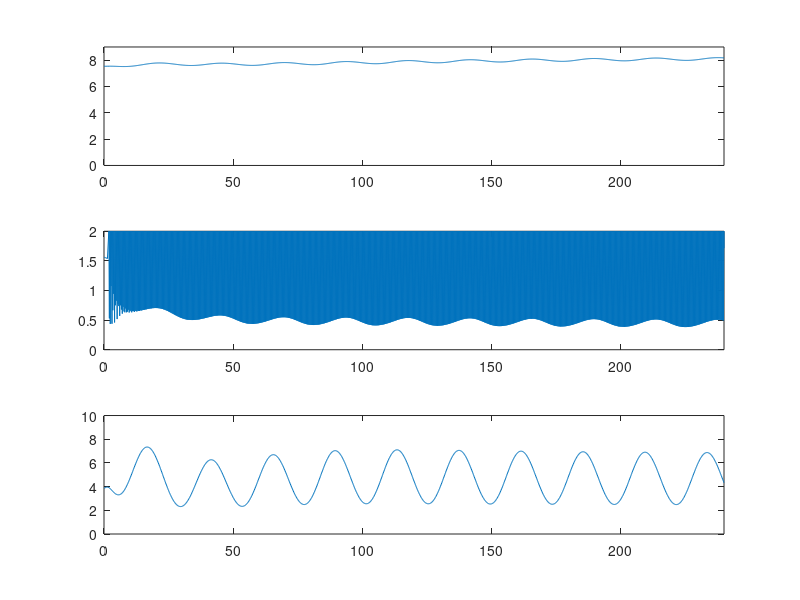

Reproduce this figure in MATLAB.
% original version w/o time delays
% Thyroid hormone equations implementation based on 
% May 10, 2012 equations.
% $ octave
% octave:1> thysimnotimedelay
clc; clear all;

global p1 p2 p3 p4 p5 p6 p7 p8 p9 p10 p11 p12 p13 p14 p15 p16 p17 p18 p19;
global p20 p21 p22 p23 p24 p25 p26 p27 p28 p29 p30 p31 p32 p33 p34 p35 p36;
global p37 p38 p39 p40 p41 p42 p43 p44 p45 p46 p47 p48 u1 u4;

u1 = 0;        %194.439722;
u4 = 0;

p1 = 0.00168;               %S4
p2 = 8;                     %tau
p3 = 0.868;                 %k12
p4 = 0.108;                 %k13
p5 = 584;                   %k31free
p6 = 1503;                  %k21free
p7 = 0.000289;              %A
p8 = 0.000214;              %B
p9 = 0.000128;              %C
p10 = -8.83*10^-6;          %D
p11 = 0.881;                %k4absorb
p12 = 0.0189;               %k02
p13 = 3.85*10^-4;           %VmaxD1fast
p14 = 2.85;                 %KmD1fast
p15 = 6.63*10^-4;           %VmaxD1slow
p16 = 95;                   %KmD1slow
p17 = 0.00109;              %VmaxD2slow
p18 = 0.075;                %KmD2slow
p19 = 3.71*10^-4;           %S3
p20 = 5.37;                 %k45
p21 = 0.0689;               %k46
p22 = 127;                  %k64free
p23 = 2043;                 %k54free
p24 = 0.00395;              %a
p25 = 0.00185;              %b
p26 = 0.00061;              %c
p27 = 0.000505;             %d
p28 = 0.882;                %k3absorb
p29 = 0.207;                %k05
p30 = 1166;                 %Bzero
p31 = 581;                  %Azero
p32 = 2.37;                 %Amax
p33 = -3.71;                %phi
p34 = 0.53;                 %kdegTSH-HYPO
p35 = 0.037;                %VmaxTSH
p36 = 23;                   %K50TSH
p37 = 0.118;                %k3
p38 = 0.29;                 %T4P-EU
p39 = 0.006;                %T3P-EU
p40 = 0.037;                %KdegT3B
p41 = 0.0034;               %KLAG-HYPO
p42 = 5;                    %KLAG
p43 = 1.3;                  %k4dissolve
p44 = 0.119;                %k4excrete
p45 = 1.78;                 %k3dissolve
p46 = 0.118;                %k3excrete
p47 = 3;                    %Vp
p48 = 3.5;                  %VTSH

% Equations are in a separate function
function [dqdt] = ODEss(t,q)
global p1 p2 p3 p4 p5 p6 p7 p8 p9 p10 p11 p12 p13 p14 p15 p16 p17 p18 p19;
global p20 p21 p22 p23 p24 p25 p26 p27 p28 p29 p30 p31 p32 p33 p34 p35 p36;
global p37 p38 p39 p40 p41 p42 p43 p44 p45 p46 p47 p48 u1 u4;

%_____________________________________________________________________
% Auxillaries
%q10init= T4Dose;                                               %T4Dose
%q11init= T3Dose;                                               %T3Dose
q4F= (p24 +p25*q(1) +p26*q(1)^2 +p27*q(1)^3) *q(4);             %FT3p
q1F= (p7 +p8*q(1) +p9*q(1)^2 +p10*q(1)^3) *q(1);                %FT4p
SR3= p19*q(7);%%%%%%%%%%% p2 is tau
SR4= p1*q(7);%%%%%%%%%%%%%
fCIRC= 1+(p32/(p31*exp(-q(9)))-1)*(1/(1+exp(10*q(9)-55)));
SRTSH= (p30 +p31*fCIRC*sin(pi/12*t-p33)) *exp(-q(9));
%SRTSH= 0;
fdegTSH= p34 +p35/(p36+q(7));
fLAG= p41 +2*q(8)^11/(p42^11 +q(8)^11);
f4= p37 +5*p37/(1+exp(2*q(8)-7));

%p17 = 4*p15;                                                    %80:20 conversion ratio

%_____________________________________________________________________
% ODEs
q1dot= SR4 +p3*q(2) +p4*q(3) -(p5+p6)*q1F +p11*q(11) +u1;       %T4dot
q2dot= p6*q1F -(p3+p12+ p13/(p14+q(2)))*q(2);                   %T4fast
q3dot= p5*q1F -(p4+ p15/(p16+q(3)) +p17/(p18+q(3)))*q(3);       %T4slow
q4dot= SR3 +p20*q(5) +p21*q(6) -(p22+p23)*q4F +p28*q(13) +u4;   %T3pdot
q5dot= p23*q4F +p13*q(2)/(p14+q(2)) -(p20+p29)*q(5);            %T3fast
q6dot= p22*q4F +p15*q(3)/(p16+q(3)) +p17*q(3)/(p18+q(3))-p21*q(6);%T3slow
q7dot= SRTSH -fdegTSH*q(7);                                     %TSHp
q8dot= f4/p38*q(1) +p37/p39*q(4) -p40*q(8);                     %T3B
q9dot= fLAG*(q(8)-q(9));                                        %T3B LAG
q10dot= -p43*q(10);                                             %T4PILLdot
q11dot= p43*q(10) - (p44+p11)*q(11);                            %T4GUTdot
q12dot= -p45*q(12);                                             %T3PILLdot
q13dot= p45*q(12) -(p46+p28)*q(13);                             %T3GUTdot

%_____________________________________________________________________
%Outputs
y1= 777*q(1)/(10*p47);
y4= 651*q(4)/p47;
y7= 5.6*q(7)/p48;
y(1) = y1;
y(2) = y4;
y(3) = y7;
y = y';

%%%%%%%%%%%%%%%%%%%%%%%%%_______________________________________
%ODE vector
dqdt(1)=q1dot;
dqdt(2)=q2dot;
dqdt(3)=q3dot;
dqdt(4)=q4dot;
dqdt(5)=q5dot;
dqdt(6)=q6dot;
dqdt(7)=q7dot;
dqdt(8)=q8dot;
dqdt(9)=q9dot;
dqdt(10)=q10dot;
dqdt(11)=q11dot;
dqdt(12)=q12dot;
dqdt(13)=q13dot;
dqdt=dqdt';

endfunction

T4conv  = 777/30;
T3conv  = 651/p47;
TSHconv = 5.6/p48;

%solve
%q0 = [0; 0; 0; 0; 0; 0; 0; 0; 0; 0; 0; 0; 0];  % ICs (Note: s0 = e0)
q0 = [0.29084565; 0.17812003; 0.56569934; 0.0071879; 0.01203157; 0.08047781; 2.42113484; 6.24768772; 6.5; 0; 0; 0; 0];  % ICs (Note: s0 = e0)
tspan = [0 240];

% default RelTol and AbsTol are 0.000001.
% Increasing all these numbers decreased the solve time. MaxStep seems
% particularly important
%vopt = odeset ('RelTol',1e-4,'AbsTol',1e-4,'InitialStep',1e-1,'MaxStep',1e-2);
%vopt = odeset ('NormControl','on','InitialStep',1e-3,'MaxStep',1e-3);
vopt = odeset ('NormControl','on');
[t,x]=ode23(@ODEss, tspan, q0, vopt);
y(:,1) = x(:,1)*T4conv;
y(:,2) = x(:,4)*T3conv;
y(:,3) = x(:,7)*TSHconv;
subplot(3,1,1);
%plot(t,x(:,1));
plot(t,y(:,1));
axis([0, 240, 0, 9]);
subplot(3,1,2);
%plot(t,x(:,4));
plot(t,y(:,2));
axis([0, 240, 0, 2]);
subplot(3,1,3);
%plot(t,x(:,7));
plot(t,y(:,3));
axis([0, 240, 0, 10]);
% last t appears to be 0.83444

% Printing the output for the interface
%[n m] = size(x);
%printf("START_T4_START\n");
%for i = 1:n
%  printf("%0.4f\n",x(i,1));
%end
%printf("END_T4_END\n");
%
%printf("START_T3_START\n");
%for i = 1:n
%  printf("%0.4f\n",x(i,4));
%end
%printf("END_T3_END\n");
%
%printf("START_TSH_START\n");
%for i = 1:n
%  printf("%0.4f\n",x(i,7));
%end
%printf("END_TSH_END\n");
%
%printf("START_t_START\n");
%for i = 1:n
%  printf("%0.4f\n",t(i));
%end
%printf("END_t_END\n");
